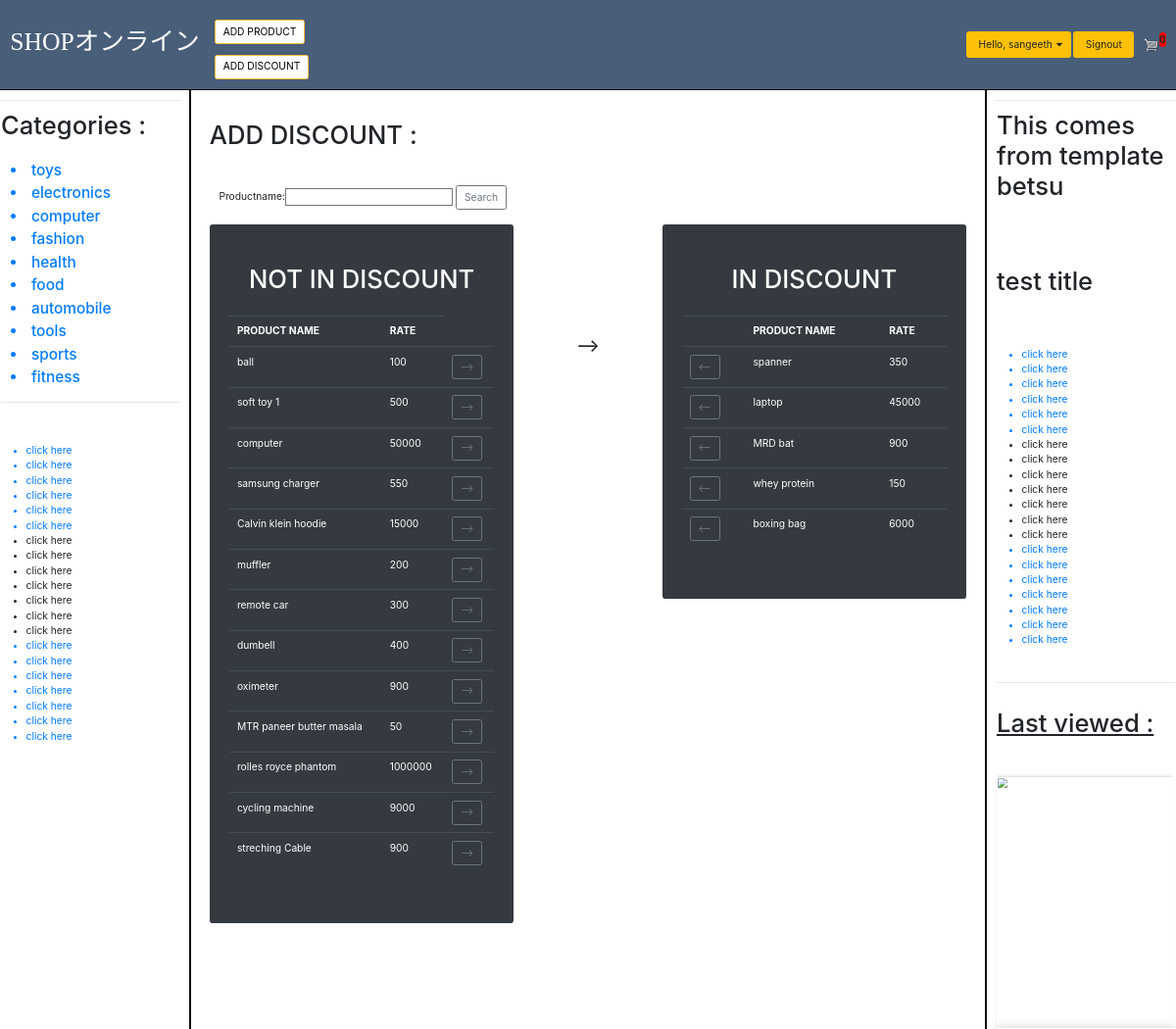
Page /products/adddiscount (signed in, upper part) on the earlier database version.
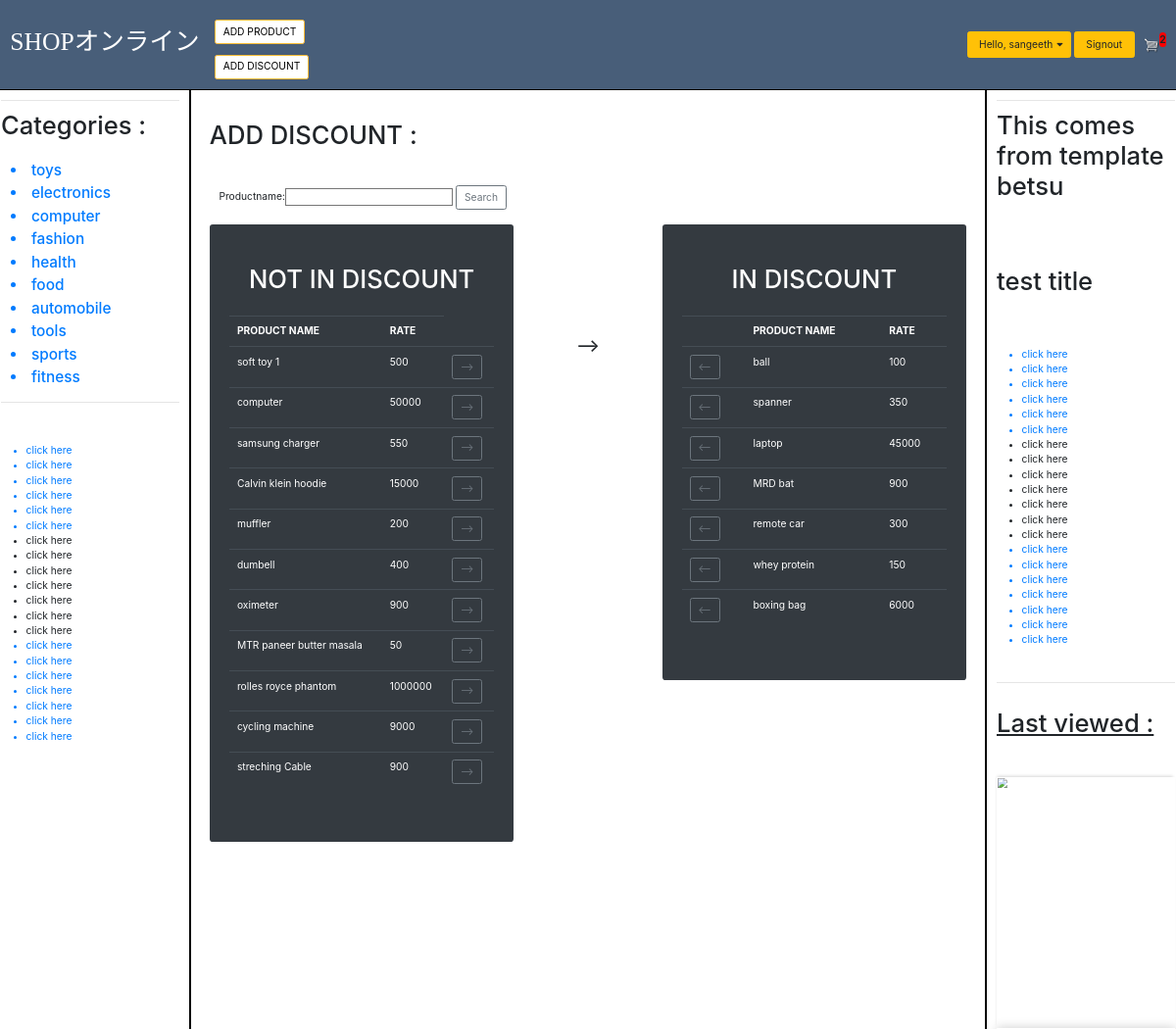
Same page on the later database version.
### structure/models.py (models this page shows, shortened)
class categories(models.Model):
    categoryid = models.AutoField(primary_key=True)
    categoryname = models.CharField(max_length=30)
    description = models.CharField(max_length=50 , blank=True)
    categorypicture = models.ImageField(upload_to = "category_pictures", blank = True)

class products(models.Model):
    productid = models.AutoField(primary_key=True)
    productname = models.CharField(max_length=30)
    productdescription = models.CharField(max_length=50, blank=True)
    supplier = models.ForeignKey(suppliers, on_delete=models.CASCADE)
    category = models.ForeignKey(categories , on_delete= models.CASCADE)
    unit_price = models.IntegerField()
    discount = models.IntegerField(blank=True, default=0)
    instock = models.IntegerField(blank=True)
    available = models.BooleanField(default=True)
    currentorders = models.CharField(max_length=100 , blank=True)
    rank = models.IntegerField(blank=True , default=0)
    picture = models.ImageField(default = 'default.png' , upload_to = "product_pictures" , blank = True)
    likes = models.IntegerField(default=0 , blank=True)
    dislikes = models.IntegerField(default=0 , blank=True)
    created_at = models.DateTimeField(null=True , auto_now_add=True)

### products/views.py (the view, shortened to what this page needs)
# urls.py: path('adddiscount', views.adddiscount , name = "adddiscount"),
def adddiscount(request):
    if request.method == "GET":
        request.session['searchtype'] = 'home'
        request.session.modified = True
        if request.user.is_authenticated:
            curruser = request.user
            category = categories.objects.all()
            form = searchproductform()
            product = products.objects.all()
            cart_count = orderdetails.objects.filter(customer=request.user , order = None).count()
            context = {
                'curr_user' : curruser,
                'category' : category,
                'product' : product,
                'cart_count' : cart_count ,
                'form' : form
            }
            return render(request,'product/discount.html',context)

### homepage/forms.py
class searchproductform(ModelForm):
    def __init__(self, *args, **kwargs):
        super(searchproductform, self).__init__(*args, **kwargs)
        self.fields['productname'].required = False
    class Meta:
        model = products
        fields = ['productname']

### templates/product/discount.html (shortened to what the changed rows need)
<!DOCTYPE html>
{% extends "base.html" %}
{% load static %}
{% load bootstrap_tags %}
{% block leftnav %}
    <div class="right-nav">
        <h1> Categories : </h1><br>
            <div class="container">
                {% for cat in category %}
                    <h4><a href="{% url 'homepage:category' cat.categoryid %}" style="align-items: center;"><li>{{cat.categoryname}}</li></a></h4>
                {% endfor %}
            </div>
        <br><br>
    </div>
{% endblock %}
{% block rightnav %}
    <div class="right-nav">
        <h1> This comes from template betsu </h1>
        <br><br><br><br>
        <h1>test title</h1>
        <br><br><br>
    </div>
{% endblock %}
{% block body %}
<br><br>
    <div class="container">
        <h1>ADD DISCOUNT : </h1> <br>
        <br>
        <form action = " {% url 'products:adddiscount' %}" enctype="multipart/form-data" method="POST">
            <div class="container sign-form">
                {{ form|as_bootstrap  }}
            </div>
        </form>
        <br>
        <div class="row">
            <div class="col-lg-5">
                <div class="jumbotron bg-dark text-white">
                    <h1 style="text-align: center;">NOT IN DISCOUNT</h1><br>
                    <table class="table table-dark">
                        <tr>
                            <th>PRODUCT NAME</th>
                            <th>RATE</th>
                        </tr>
                        {% for pdt in product %}
                            {% if pdt.discount == 0 %}
                                <tr>
                                    <td>{{pdt.productname}}</td>
                                    <td>{{pdt.unit_price}}</td>
                                    <td>
                                        <a href="{% url 'products:setdiscount' pdt.productid %}"><button title="Add Discount" class="btn btn-outline-secondary"> --> </button></a>
                                    </td>
                                </tr>
                            {%endif%}
                        {% endfor %}
                    </table>
                </div>
            </div>
            <div class="col-lg-5">
                <div class="jumbotron bg-dark text-white">
                    <h1 style="text-align: center;">IN DISCOUNT</h1><br>
                    <table class="table table-dark">
                        <tr>
                            <th></th>
                            <th>PRODUCT NAME</th>
                            <th>RATE</th>
                        </tr>
                        {% for pdt in product %}
                            {% if pdt.discount > 0 %}
                                <tr>
                                    <td>
                                        <a href="{% url 'products:setdiscount' pdt.productid %}"><button title="Remove Discount" class="btn btn-outline-secondary"> <-- </button></a>
                                    </td>
                                    <td>{{pdt.productname}}</td>
                                    <td>{{pdt.unit_price}}</td>
                                </tr>
                            {% endif %}
                        {% endfor %}
                    </table>
                </div>
            </div>
        </div>
    </div>
{% endblock %}

### templates/base.html (shortened to what this page needs)
<!DOCTYPE html>
{% load static %}
<html>
<head>
    <link rel="stylesheet" href="https://stackpath.bootstrapcdn.com/bootstrap/4.4.1/css/bootstrap.min.css">
    <link rel="stylesheet" type="text/css" href="{% static 'css/base.css' %}">
    <link rel="stylesheet" href="https://use.fontawesome.com/releases/v5.12.1/css/all.css">
</head>
<body>
        <nav class="navbar navbar-expand-lg" style="background-color: #485e79;">
        <a class="navbar-brand" href="{% url 'homepage:home' %}"> <h1 style="font-family: comicsans; color: white;" >SHOPオンライン</h1></a>
        <div class="collapse navbar-collapse" id="navbarSupportedContent">
            <ul class="navbar-nav mr-auto">
                <li class="nav-item active" style="display: inline;">
                    <a class="nav-link" href="#"> <span class="sr-only">(current)</span></a>
                    {% if request.user.id == 1 %}
                        <a class="nav-link" style="display: block;" href="{% url 'products:addproduct' %}" > <button class="btn btn-primary" style="background-color: white; color: black; border: 0.1px solid #ffbb33"> ADD PRODUCT </button></a>
                        <a class="nav-link" style="display: block;" href="{% url 'products:adddiscount' %}" > <button class="btn btn-primary" style="background-color: white; color: black; border: 0.1px solid #ffbb33"> ADD DISCOUNT </button></a>
                    {% endif %}
                </li>
            </ul>
            <div class="form-inline my-2 my-lg-0">
                {% if user.is_authenticated %}
                    <div class="dropdown">
                        <a href="#" class="btn btn-warning" style="margin: 4px;"><button class = "button btn-warning dropbtn" style="border: none;"> Hello, {{user.username}}</button><i class="fa fa-caret-down"></i></a>
                    </div>
                    <a href="{% url 'registration:signout' %}" class="btn btn-warning"> <button class = "button btn-warning" style="border: none;" onclick="return confirm('are you sure ?') "> Signout </button></a>
                {% else %}
                    <a href="{% url 'registration:signin' %}" style="margin: 4px;" class="btn btn-warning">Signin</a>
                    <a href="{% url 'registration:signup' %}" class="btn btn-warning">Signup</a>
                {% endif %}
                <a href="{% url 'cart:home' %}">
                    <img id="cart-icon" src="{% static 'img/cart.png' %}">
                </a>
                <p id="cart-total" style="background-color: red; border-radius: 22px; ">{{cart_count}}</p>
            </div>
        </div>
    </nav>
    <div class="row">
        <div class="col-md-2" style="border: 2px solid black; min-height: 1350px;">
            {% block leftnav %}
            {% endblock leftnav %}
        </div>
        <div class="col-md-8" style="border: 2px solid black;  min-height: 1350px;">
            {% block body %}
            {% endblock body %}
        </div>
        <div class="col-md-2" style="border: 2px solid black;  min-height: 1350px;">
            {% block rightnav %}
            {% endblock rightnav %}
            {% if request.session.current_pdt_id %}
                <br>
                <hr>
                <br>
                {% include 'nav content/rightnav/rightnav_recentproduct.html' %}
                <br><hr>
            {% endif %}
        </div>
    <br><br>
</body>
</html>

Differences in the rows shown:
changed products "ball": moves from the list under "NOT IN DISCOUNT" to the list under "IN DISCOUNT"
changed products "remote car": moves from the list under "NOT IN DISCOUNT" to the list under "IN DISCOUNT"
Other differences:
{{ cart_count }}: "0" → "2"
